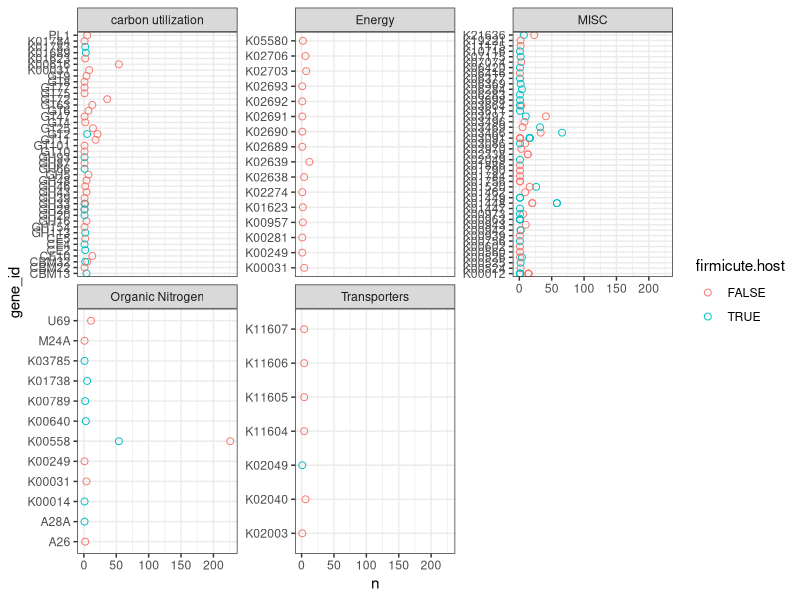

Write R code to recreate this figure. (Note: this script raises an error after producing the figure.)
# setwd("~/GitHub/spore_amg")
library(here)
library(tidyverse)
library(ggrepel)

# import data from DRAM-v, w. host taxonomy

d.vir <- read_csv( here("data/Viruses/amg_summary_wHost.tsv")) %>% 
  # remove viruses of unknown hosts
  filter(!is.na(order))

# Firmicute or not
d.vir <- d.vir %>% 
  mutate(firmicute.host = str_detect(phylum, "Firmicutes"))

d.vir.sum <- d.vir %>%
  # filter(str_detect(header, regex("sporulation", ignore_case = T))) %>%
  filter(!is.na(gene_id)) %>% 
  group_by(gene_id, gene_description, category,firmicute.host) %>%
  summarise(n = n()) %>%
  arrange(desc(n))

d.vir.sum %>% 
  ggplot(aes(gene_id, n, color = firmicute.host))+
  geom_point(shape=21, size=2)+
  facet_wrap(~category, scales = "free_y")+
  coord_flip()+
  theme_bw()+
  ggsave(here("plots", "AMG_x_hostTax.png"), width = 14, height = 7)

#resolve at family level
firmi <- d.vir %>%
  filter(firmicute.host) %>% 
  separate(family.etc, into = c("family", "genus", "etc"), sep = ";",extra = "merge", remove = F) %>% 
  group_by(phylum, class, family, genus) %>%
  summarise(n=n())

# classification of sporulators by Galperin 2013
spore.fam <- read_csv(here("data/Galperin_2013_MicrobiolSpectrum_table2.csv"))
# add likelihood of sporulation
# Galperin table fraction footnote:
  # "The distribution of sporeformers among the 
  # experimentally characterized members of the respective
  # family is indicated as follows: 
  #   +++, all (or nearly all) characterized members of the family produce spores;
  #   ++, a significant fraction of species are sporeformers; 
  #   +, the family includes some sporeformers; 
  #   -, no known sporeformers in the family."
spore.fam <- spore.fam %>% 
  mutate(spore.likley = case_when(Fraction.spore.forming == "+++" ~ TRUE,
                                  Fraction.spore.forming == "++" ~ TRUE,
                                  Fraction.spore.forming == "+" ~ FALSE,
                                  Fraction.spore.forming == "-"  ~ FALSE)) 

#resolve at family level
d.vir <-
  d.vir %>%
  separate(family.etc, into = c("family", "genus", "etc"), sep = ";",extra = "merge", remove = F) 

#add Galperin sporrulation 
d.vir <- spore.fam %>% 
  select(Family, spore.likley) %>% 
  left_join(d.vir, ., by = c("family" = "Family")) %>% 
  mutate(spore.likley = if_else(is.na(spore.likley), FALSE, spore.likley))
# %>% group_by(firmicute.host, spore.likley) %>% summarise(n=n())

d.vir.sum <- d.vir %>%
  # filter(str_detect(header, regex("sporulation", ignore_case = T))) %>%
  filter(!is.na(gene_id)) %>% 
  group_by(gene_id, gene_description, category,spore.likley) %>%
  summarise(n = n()) %>%
  arrange(desc(n))

# spore.fam$Family %in% fams

#### Enrichment test ####

n.phages <- d.vir %>% 
  # keep one record of each phage
  filter(!duplicated(virus.tax.id)) %>% 
  group_by(spore.likley) %>% 
  summarise(n=n())

d.stat <- d.vir.sum %>% 
  mutate(spore.likley = if_else(spore.likley, "sporulator.host", "nonsporulator.host")) %>% 
  pivot_wider(names_from = "spore.likley", values_from = "n", values_fill = 0)

d.vir %>% 
   filter(!is.na(gene_id)) %>%
     filter(!duplicated(virus.tax.id)) %>% 
     group_by(spore.likley) %>% 
     summarise(n=n())


# q	: the number of white balls drawn without replacement from an urn which contains both black and white balls.
  # AMG in viruses infecting firmicutes
# m	:the number of white balls in the urn.
  # number of viruses infecting firmicutes in the pool
# n	:the number of black balls in the urn.
  # number of viruses infecting non-firmicutes in the pool
# k: the number of balls drawn from the urn, hence must be in 0,1,., m+n.
  # Total AMG detected in viruses

d.stat <- d.stat %>% 
  mutate(M = n.phages$n[n.phages$spore.likley],
         N = n.phages$n[!n.phages$spore.likley],
         K = nonsporulator.host + sporulator.host) %>% 
  mutate(p.val = phyper(q = sporulator.host,
                        m = M, n = N, k = K, lower.tail = F, log.p = F))

d.stat$adj.p <- p.adjust(d.stat$p.val, method = "BH")
d.stat$sig <- d.stat$adj.p < 0.05         

# d.stat %>% 
#   filter(adj.p > 0) %>% 
#   pull(adj.p) %>% 
#   min()

# add labels to genes significantly enriched with K>10
d.stat <- d.stat%>% 
  mutate(print.lab = adj.p<0.05 & K > 10) %>% 
  mutate(lab = if_else(print.lab, gene_description,"")) %>% 
  mutate(lab = str_replace(lab, "dUTP pyrophosphatase", "dUTP pyrophosphatase;")) %>% 
  mutate(lab = str_extract(lab, pattern = ".*;")) %>% 
  mutate(lab = str_remove(lab, ";"))

# str_extract(d.stat$lab, pattern = regex(".*;|.*["))
d.stat %>% 
  ggplot(aes(K,adj.p+1e-24))+
  geom_hline(yintercept = 0.05, linetype=3, color="grey")+
  geom_vline(xintercept = 8, linetype=3, color="grey")+
  geom_jitter(width = 0.05, height = 0.05,
              shape=21,fill="grey", size=3, stroke = 2, alpha = 0.5)+
  geom_text_repel(aes(label = lab), na.rm = T )+
  scale_y_log10()+
  # scale_x_log10()+
  scale_x_continuous(trans = "log2", breaks = (2^(1:8)))+
  theme_classic()+
  xlab("No. homologs detected (log2)")+
  ylab("P-value (log10 adj. BH)")+
  labs(title = "Enrichment of phages with hosts likely to sporulate",
       subtitle = "calculated by hypergeometric distribution",
       caption = paste(d.stat$M[1],"phages with hosts likely to sporulate\n",
                       d.stat$N[1],"phages with hosts NOT likely to sporulate,"))
  ggsave(here("plots/enrichmnent_likely_sporultor.png"), width = 6, height = 6)
  
##########
  # stopped here
##########

# x <- 0:100
# y <- dhyper(x,303,1044,280)
# qplot(x,y)+geom_line()+geom_vline(xintercept = 54)
# phyper(q = 9,m = 303,n = 1044,k = 10, lower.tail = F, log.p = T)


#focus on spoIIIE
d.vir %>% 
  filter(str_detect(gene_description, "spoIIIE")) %>% 
  separate(family.etc, into = c("family", "genus", "etc"), extra = "merge", fill = "right") %>% 
  group_by(phylum,class, order, family, genus) %>% 
  summarize(n=n())

d.vir %>% 
  filter(str_detect(gene_description, "spoIIIE")) %>% 
  pull(virus.name)
